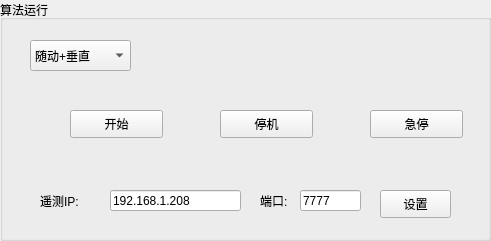
     <widget class="QGroupBox" name="groupBox_31">
      <property name="geometry">
       <rect>
        <x>1240</x>
        <y>480</y>
        <width>491</width>
        <height>241</height>
       </rect>
      </property>
      <property name="title">
       <string>算法运行</string>
      </property>
      <widget class="QLabel" name="label_49">
       <property name="geometry">
        <rect>
         <x>1570</x>
         <y>40</y>
         <width>41</width>
         <height>21</height>
        </rect>
       </property>
       <property name="text">
        <string>X向</string>
       </property>
      </widget>
      <widget class="QLabel" name="label_50">
       <property name="geometry">
        <rect>
         <x>1680</x>
         <y>40</y>
         <width>41</width>
         <height>21</height>
        </rect>
       </property>
       <property name="text">
        <string>X向</string>
       </property>
      </widget>
      <widget class="QPushButton" name="runR_start">
       <property name="enabled">
        <bool>true</bool>
       </property>
       <property name="geometry">
        <rect>
         <x>70</x>
         <y>110</y>
         <width>93</width>
         <height>28</height>
        </rect>
       </property>
       <property name="text">
        <string>开始</string>
       </property>
      </widget>
      <widget class="QPushButton" name="runR_stop">
       <property name="enabled">
        <bool>true</bool>
       </property>
       <property name="geometry">
        <rect>
         <x>220</x>
         <y>110</y>
         <width>93</width>
         <height>28</height>
        </rect>
       </property>
       <property name="text">
        <string>停机</string>
       </property>
      </widget>
      <widget class="QPushButton" name="runR_Estop">
       <property name="enabled">
        <bool>true</bool>
       </property>
       <property name="geometry">
        <rect>
         <x>370</x>
         <y>110</y>
         <width>93</width>
         <height>28</height>
        </rect>
       </property>
       <property name="text">
        <string>急停</string>
       </property>
      </widget>
      <widget class="QComboBox" name="chose_magicT">
       <property name="geometry">
        <rect>
         <x>30</x>
         <y>40</y>
         <width>101</width>
         <height>31</height>
        </rect>
       </property>
       <item>
        <property name="text">
         <string>随动+垂直</string>
        </property>
       </item>
       <item>
        <property name="text">
         <string>仅有随动</string>
        </property>
       </item>
       <item>
        <property name="text">
         <string>仅有垂直</string>
        </property>
       </item>
      </widget>
      <widget class="QLabel" name="label_99">
       <property name="geometry">
        <rect>
         <x>40</x>
         <y>190</y>
         <width>61</width>
         <height>21</height>
        </rect>
       </property>
       <property name="text">
        <string>遥测IP:</string>
       </property>
      </widget>
      <widget class="QLineEdit" name="line_multicast_ip">
       <property name="geometry">
        <rect>
         <x>110</x>
         <y>190</y>
         <width>131</width>
         <height>21</height>
        </rect>
       </property>
       <property name="text">
        <string>192.168.1.208</string>
       </property>
      </widget>
      <widget class="QLabel" name="label_100">
       <property name="geometry">
        <rect>
         <x>260</x>
         <y>190</y>
         <width>61</width>
         <height>21</height>
        </rect>
       </property>
       <property name="text">
        <string>端口:</string>
       </property>
      </widget>
      <widget class="QLineEdit" name="line_multicast_port">
       <property name="geometry">
        <rect>
         <x>300</x>
         <y>190</y>
         <width>61</width>
         <height>21</height>
        </rect>
       </property>
       <property name="text">
        <string>7777</string>
       </property>
      </widget>
      <widget class="QPushButton" name="pb_multicast_set">
       <property name="enabled">
        <bool>true</bool>
       </property>
       <property name="geometry">
        <rect>
         <x>380</x>
         <y>190</y>
         <width>71</width>
         <height>28</height>
        </rect>
       </property>
       <property name="text">
        <string>设置</string>
       </property>
      </widget>
     </widget>
